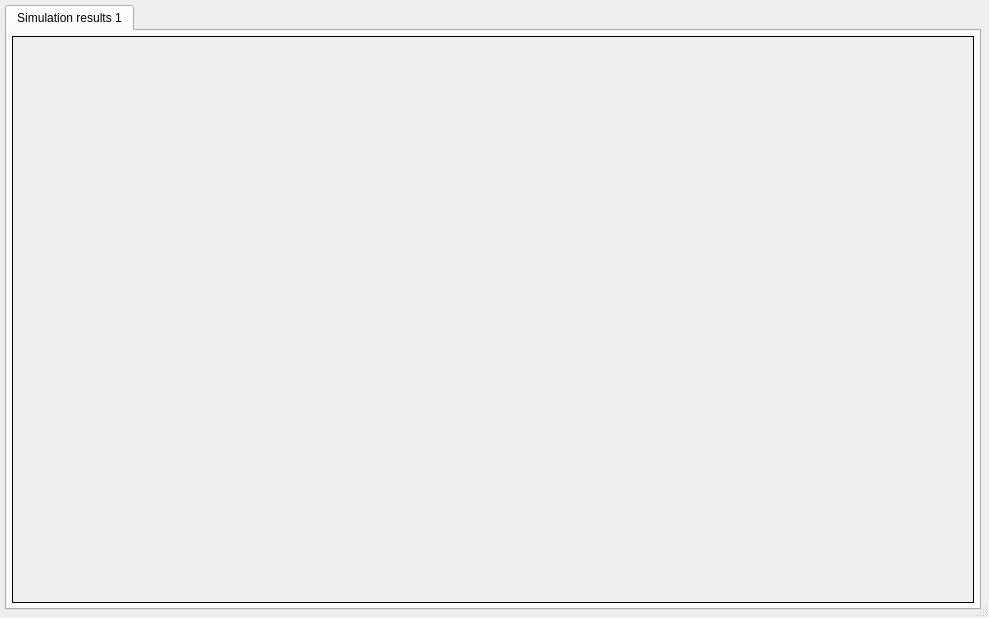
<?xml version="1.0" encoding="UTF-8"?>
<ui version="4.0">
 <class>DataView</class>
 <widget class="QDialog" name="DataView">
  <property name="windowModality">
   <enum>Qt::WindowModal</enum>
  </property>
  <property name="geometry">
   <rect>
    <x>0</x>
    <y>0</y>
    <width>989</width>
    <height>618</height>
   </rect>
  </property>
  <property name="font">
   <font>
    <family>Segoe UI</family>
   </font>
  </property>
  <property name="windowTitle">
   <string>Simulation Results Viewer</string>
  </property>
  <property name="sizeGripEnabled">
   <bool>true</bool>
  </property>
  <property name="modal">
   <bool>false</bool>
  </property>
  <layout class="QGridLayout" name="gridLayout_2">
   <property name="leftMargin">
    <number>5</number>
   </property>
   <property name="topMargin">
    <number>5</number>
   </property>
   <property name="rightMargin">
    <number>8</number>
   </property>
   <property name="bottomMargin">
    <number>8</number>
   </property>
   <item row="0" column="0">
    <widget class="QTabWidget" name="tabData">
     <property name="minimumSize">
      <size>
       <width>0</width>
       <height>0</height>
      </size>
     </property>
     <property name="currentIndex">
      <number>0</number>
     </property>
     <property name="movable">
      <bool>true</bool>
     </property>
     <widget class="QWidget" name="tab_xy">
      <attribute name="title">
       <string>Simulation results 1</string>
      </attribute>
      <layout class="QGridLayout" name="gridLayout">
       <property name="leftMargin">
        <number>5</number>
       </property>
       <property name="topMargin">
        <number>5</number>
       </property>
       <property name="rightMargin">
        <number>5</number>
       </property>
       <property name="bottomMargin">
        <number>5</number>
       </property>
       <property name="horizontalSpacing">
        <number>4</number>
       </property>
       <item row="0" column="0">
        <widget class="QFrame" name="graphFrame">
         <property name="sizePolicy">
          <sizepolicy hsizetype="Expanding" vsizetype="Expanding">
           <horstretch>0</horstretch>
           <verstretch>0</verstretch>
          </sizepolicy>
         </property>
         <property name="layoutDirection">
          <enum>Qt::LeftToRight</enum>
         </property>
         <property name="autoFillBackground">
          <bool>true</bool>
         </property>
         <property name="frameShape">
          <enum>QFrame::Box</enum>
         </property>
         <property name="frameShadow">
          <enum>QFrame::Plain</enum>
         </property>
         <property name="lineWidth">
          <number>1</number>
         </property>
         <property name="midLineWidth">
          <number>1</number>
         </property>
        </widget>
       </item>
      </layout>
     </widget>
    </widget>
   </item>
  </layout>
 </widget>
 <resources/>
 <connections/>
</ui>
